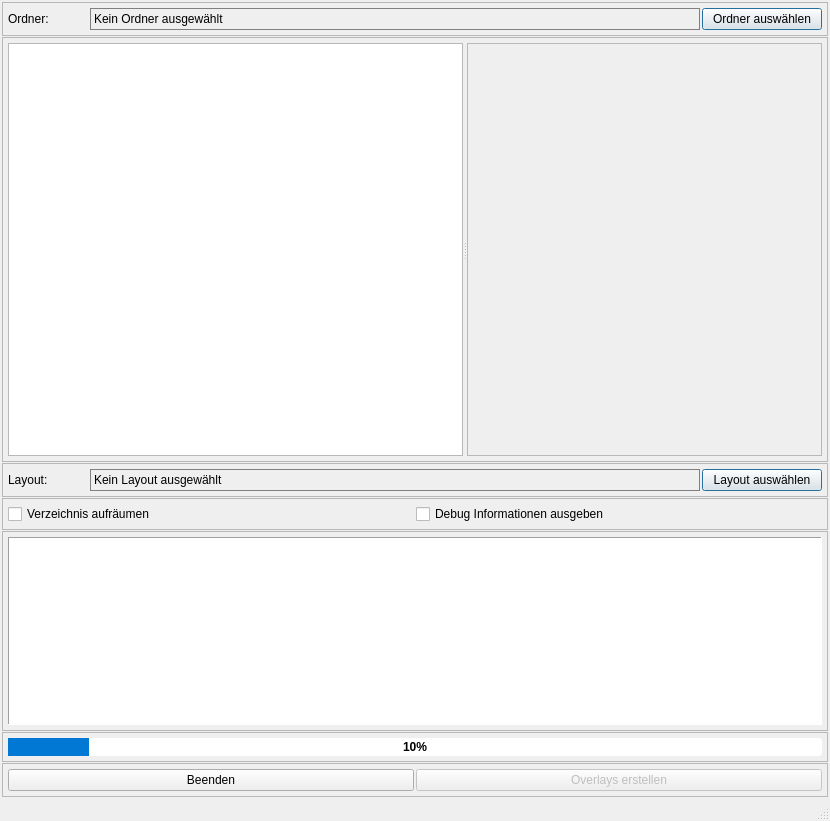
<?xml version="1.0" encoding="UTF-8"?>
<ui version="4.0">
 <class>MainWindow</class>
 <widget class="QMainWindow" name="MainWindow">
  <property name="geometry">
   <rect>
    <x>0</x>
    <y>0</y>
    <width>830</width>
    <height>821</height>
   </rect>
  </property>
  <property name="windowTitle">
   <string>GoPro - Overlay</string>
  </property>
  <widget class="QWidget" name="centralwidget">
   <layout class="QVBoxLayout" name="verticalLayout">
    <property name="spacing">
     <number>1</number>
    </property>
    <property name="leftMargin">
     <number>1</number>
    </property>
    <property name="topMargin">
     <number>1</number>
    </property>
    <property name="rightMargin">
     <number>1</number>
    </property>
    <property name="bottomMargin">
     <number>1</number>
    </property>
    <item>
     <widget class="QFrame" name="frame">
      <property name="frameShape">
       <enum>QFrame::Shape::NoFrame</enum>
      </property>
      <property name="frameShadow">
       <enum>QFrame::Shadow::Plain</enum>
      </property>
      <property name="lineWidth">
       <number>1</number>
      </property>
      <property name="midLineWidth">
       <number>0</number>
      </property>
      <layout class="QVBoxLayout" name="verticalLayout_2">
       <property name="spacing">
        <number>1</number>
       </property>
       <property name="leftMargin">
        <number>1</number>
       </property>
       <property name="topMargin">
        <number>1</number>
       </property>
       <property name="rightMargin">
        <number>1</number>
       </property>
       <property name="bottomMargin">
        <number>1</number>
       </property>
       <item>
        <widget class="QFrame" name="folder_frame">
         <property name="sizePolicy">
          <sizepolicy hsizetype="Preferred" vsizetype="Fixed">
           <horstretch>0</horstretch>
           <verstretch>0</verstretch>
          </sizepolicy>
         </property>
         <property name="frameShape">
          <enum>QFrame::Shape::StyledPanel</enum>
         </property>
         <property name="frameShadow">
          <enum>QFrame::Shadow::Raised</enum>
         </property>
         <property name="lineWidth">
          <number>1</number>
         </property>
         <property name="midLineWidth">
          <number>0</number>
         </property>
         <layout class="QHBoxLayout" name="horizontalLayout_2">
          <property name="spacing">
           <number>2</number>
          </property>
          <property name="leftMargin">
           <number>5</number>
          </property>
          <property name="topMargin">
           <number>5</number>
          </property>
          <property name="rightMargin">
           <number>5</number>
          </property>
          <property name="bottomMargin">
           <number>5</number>
          </property>
          <item>
           <widget class="QLabel" name="label_1">
            <property name="sizePolicy">
             <sizepolicy hsizetype="Fixed" vsizetype="Preferred">
              <horstretch>0</horstretch>
              <verstretch>0</verstretch>
             </sizepolicy>
            </property>
            <property name="minimumSize">
             <size>
              <width>80</width>
              <height>0</height>
             </size>
            </property>
            <property name="maximumSize">
             <size>
              <width>80</width>
              <height>16777215</height>
             </size>
            </property>
            <property name="text">
             <string>Ordner:</string>
            </property>
            <property name="fixedWidth" stdset="0">
             <number>100</number>
            </property>
           </widget>
          </item>
          <item>
           <widget class="QLabel" name="folder_label">
            <property name="styleSheet">
             <string>border: 1px solid grey;</string>
            </property>
            <property name="text">
             <string>Kein Ordner ausgewählt</string>
            </property>
           </widget>
          </item>
          <item>
           <widget class="QPushButton" name="folderselect_button">
            <property name="sizePolicy">
             <sizepolicy hsizetype="Fixed" vsizetype="Fixed">
              <horstretch>0</horstretch>
              <verstretch>0</verstretch>
             </sizepolicy>
            </property>
            <property name="minimumSize">
             <size>
              <width>120</width>
              <height>0</height>
             </size>
            </property>
            <property name="maximumSize">
             <size>
              <width>20</width>
              <height>16777215</height>
             </size>
            </property>
            <property name="text">
             <string>Ordner auswählen</string>
            </property>
            <property name="autoDefault">
             <bool>false</bool>
            </property>
            <property name="default">
             <bool>true</bool>
            </property>
            <property name="flat">
             <bool>false</bool>
            </property>
            <property name="fixedWidth" stdset="0">
             <number>91</number>
            </property>
           </widget>
          </item>
         </layout>
        </widget>
       </item>
       <item>
        <widget class="QFrame" name="list_image_frame">
         <property name="sizePolicy">
          <sizepolicy hsizetype="Preferred" vsizetype="Expanding">
           <horstretch>0</horstretch>
           <verstretch>0</verstretch>
          </sizepolicy>
         </property>
         <property name="frameShape">
          <enum>QFrame::Shape::StyledPanel</enum>
         </property>
         <property name="frameShadow">
          <enum>QFrame::Shadow::Raised</enum>
         </property>
         <property name="lineWidth">
          <number>1</number>
         </property>
         <property name="midLineWidth">
          <number>0</number>
         </property>
         <layout class="QHBoxLayout" name="horizontalLayout_3">
          <property name="spacing">
           <number>2</number>
          </property>
          <property name="leftMargin">
           <number>5</number>
          </property>
          <property name="topMargin">
           <number>5</number>
          </property>
          <property name="rightMargin">
           <number>5</number>
          </property>
          <property name="bottomMargin">
           <number>5</number>
          </property>
          <item>
           <widget class="QSplitter" name="list_image_splitter">
            <property name="sizePolicy">
             <sizepolicy hsizetype="Preferred" vsizetype="Preferred">
              <horstretch>0</horstretch>
              <verstretch>0</verstretch>
             </sizepolicy>
            </property>
            <property name="minimumSize">
             <size>
              <width>100</width>
              <height>0</height>
             </size>
            </property>
            <property name="orientation">
             <enum>Qt::Orientation::Horizontal</enum>
            </property>
            <property name="childrenCollapsible">
             <bool>false</bool>
            </property>
            <widget class="QListWidget" name="video_list">
             <property name="sizePolicy">
              <sizepolicy hsizetype="Preferred" vsizetype="Preferred">
               <horstretch>0</horstretch>
               <verstretch>0</verstretch>
              </sizepolicy>
             </property>
             <property name="minimumSize">
              <size>
               <width>0</width>
               <height>100</height>
              </size>
             </property>
            </widget>
            <widget class="QLabel" name="image_label">
             <property name="sizePolicy">
              <sizepolicy hsizetype="Minimum" vsizetype="Preferred">
               <horstretch>0</horstretch>
               <verstretch>0</verstretch>
              </sizepolicy>
             </property>
             <property name="minimumSize">
              <size>
               <width>200</width>
               <height>100</height>
              </size>
             </property>
             <property name="styleSheet">
              <string notr="true"/>
             </property>
             <property name="frameShape">
              <enum>QFrame::Shape::StyledPanel</enum>
             </property>
             <property name="lineWidth">
              <number>1</number>
             </property>
             <property name="alignment">
              <set>Qt::AlignmentFlag::AlignHCenter|Qt::AlignmentFlag::AlignTop</set>
             </property>
            </widget>
           </widget>
          </item>
         </layout>
        </widget>
       </item>
       <item>
        <widget class="QFrame" name="layout_frame">
         <property name="sizePolicy">
          <sizepolicy hsizetype="Preferred" vsizetype="Fixed">
           <horstretch>0</horstretch>
           <verstretch>0</verstretch>
          </sizepolicy>
         </property>
         <property name="frameShape">
          <enum>QFrame::Shape::StyledPanel</enum>
         </property>
         <property name="frameShadow">
          <enum>QFrame::Shadow::Raised</enum>
         </property>
         <property name="lineWidth">
          <number>1</number>
         </property>
         <property name="midLineWidth">
          <number>0</number>
         </property>
         <layout class="QHBoxLayout" name="layout_file_layout">
          <property name="spacing">
           <number>2</number>
          </property>
          <property name="leftMargin">
           <number>5</number>
          </property>
          <property name="topMargin">
           <number>5</number>
          </property>
          <property name="rightMargin">
           <number>5</number>
          </property>
          <property name="bottomMargin">
           <number>5</number>
          </property>
          <item>
           <widget class="QLabel" name="label_2">
            <property name="sizePolicy">
             <sizepolicy hsizetype="Fixed" vsizetype="Preferred">
              <horstretch>0</horstretch>
              <verstretch>0</verstretch>
             </sizepolicy>
            </property>
            <property name="minimumSize">
             <size>
              <width>80</width>
              <height>0</height>
             </size>
            </property>
            <property name="maximumSize">
             <size>
              <width>80</width>
              <height>16777215</height>
             </size>
            </property>
            <property name="text">
             <string>Layout:</string>
            </property>
            <property name="fixedWidth" stdset="0">
             <number>100</number>
            </property>
           </widget>
          </item>
          <item>
           <widget class="QLabel" name="layout_label">
            <property name="sizePolicy">
             <sizepolicy hsizetype="Preferred" vsizetype="Preferred">
              <horstretch>0</horstretch>
              <verstretch>0</verstretch>
             </sizepolicy>
            </property>
            <property name="styleSheet">
             <string>border: 1px solid grey;</string>
            </property>
            <property name="text">
             <string>Kein Layout ausgewählt</string>
            </property>
           </widget>
          </item>
          <item>
           <widget class="QPushButton" name="layoutselect_button">
            <property name="sizePolicy">
             <sizepolicy hsizetype="Fixed" vsizetype="Fixed">
              <horstretch>0</horstretch>
              <verstretch>0</verstretch>
             </sizepolicy>
            </property>
            <property name="minimumSize">
             <size>
              <width>120</width>
              <height>0</height>
             </size>
            </property>
            <property name="maximumSize">
             <size>
              <width>120</width>
              <height>16777215</height>
             </size>
            </property>
            <property name="text">
             <string>Layout auswählen</string>
            </property>
            <property name="default">
             <bool>true</bool>
            </property>
            <property name="fixedWidth" stdset="0">
             <number>120</number>
            </property>
           </widget>
          </item>
         </layout>
        </widget>
       </item>
       <item>
        <widget class="QFrame" name="checkboxes_frame">
         <property name="sizePolicy">
          <sizepolicy hsizetype="Preferred" vsizetype="Fixed">
           <horstretch>0</horstretch>
           <verstretch>0</verstretch>
          </sizepolicy>
         </property>
         <property name="frameShape">
          <enum>QFrame::Shape::StyledPanel</enum>
         </property>
         <property name="frameShadow">
          <enum>QFrame::Shadow::Raised</enum>
         </property>
         <property name="lineWidth">
          <number>1</number>
         </property>
         <property name="midLineWidth">
          <number>0</number>
         </property>
         <layout class="QHBoxLayout" name="checkboxes_layout">
          <property name="spacing">
           <number>2</number>
          </property>
          <property name="leftMargin">
           <number>5</number>
          </property>
          <property name="topMargin">
           <number>5</number>
          </property>
          <property name="rightMargin">
           <number>5</number>
          </property>
          <property name="bottomMargin">
           <number>5</number>
          </property>
          <item>
           <widget class="QCheckBox" name="checkbox_clean">
            <property name="text">
             <string>Verzeichnis aufräumen</string>
            </property>
           </widget>
          </item>
          <item>
           <widget class="QCheckBox" name="checkbox_verbose">
            <property name="text">
             <string>Debug Informationen ausgeben</string>
            </property>
           </widget>
          </item>
         </layout>
        </widget>
       </item>
       <item>
        <widget class="QFrame" name="output_frame">
         <property name="maximumSize">
          <size>
           <width>16777215</width>
           <height>200</height>
          </size>
         </property>
         <property name="frameShape">
          <enum>QFrame::Shape::StyledPanel</enum>
         </property>
         <property name="frameShadow">
          <enum>QFrame::Shadow::Raised</enum>
         </property>
         <property name="lineWidth">
          <number>1</number>
         </property>
         <property name="midLineWidth">
          <number>0</number>
         </property>
         <layout class="QVBoxLayout" name="verticalLayout_4">
          <property name="spacing">
           <number>2</number>
          </property>
          <property name="leftMargin">
           <number>5</number>
          </property>
          <property name="topMargin">
           <number>5</number>
          </property>
          <property name="rightMargin">
           <number>5</number>
          </property>
          <property name="bottomMargin">
           <number>5</number>
          </property>
          <item>
           <widget class="QTextEdit" name="output_text">
            <property name="enabled">
             <bool>true</bool>
            </property>
            <property name="sizePolicy">
             <sizepolicy hsizetype="Preferred" vsizetype="Expanding">
              <horstretch>0</horstretch>
              <verstretch>0</verstretch>
             </sizepolicy>
            </property>
            <property name="font">
             <font>
              <family>Consolas</family>
              <pointsize>8</pointsize>
             </font>
            </property>
            <property name="frameShape">
             <enum>QFrame::Shape::Panel</enum>
            </property>
            <property name="frameShadow">
             <enum>QFrame::Shadow::Sunken</enum>
            </property>
            <property name="lineWidth">
             <number>1</number>
            </property>
            <property name="undoRedoEnabled">
             <bool>false</bool>
            </property>
           </widget>
          </item>
         </layout>
        </widget>
       </item>
       <item>
        <widget class="QFrame" name="progressbar_frame">
         <property name="sizePolicy">
          <sizepolicy hsizetype="Preferred" vsizetype="Fixed">
           <horstretch>0</horstretch>
           <verstretch>0</verstretch>
          </sizepolicy>
         </property>
         <property name="minimumSize">
          <size>
           <width>0</width>
           <height>0</height>
          </size>
         </property>
         <property name="maximumSize">
          <size>
           <width>16777215</width>
           <height>30</height>
          </size>
         </property>
         <property name="font">
          <font>
           <pointsize>9</pointsize>
          </font>
         </property>
         <property name="frameShape">
          <enum>QFrame::Shape::StyledPanel</enum>
         </property>
         <property name="frameShadow">
          <enum>QFrame::Shadow::Raised</enum>
         </property>
         <property name="lineWidth">
          <number>1</number>
         </property>
         <property name="midLineWidth">
          <number>0</number>
         </property>
         <layout class="QVBoxLayout" name="verticalLayout_3" stretch="0">
          <property name="spacing">
           <number>2</number>
          </property>
          <property name="sizeConstraint">
           <enum>QLayout::SizeConstraint::SetDefaultConstraint</enum>
          </property>
          <property name="leftMargin">
           <number>5</number>
          </property>
          <property name="topMargin">
           <number>5</number>
          </property>
          <property name="rightMargin">
           <number>5</number>
          </property>
          <property name="bottomMargin">
           <number>5</number>
          </property>
          <item>
           <widget class="QProgressBar" name="overlay_progressbar">
            <property name="sizePolicy">
             <sizepolicy hsizetype="Preferred" vsizetype="Preferred">
              <horstretch>0</horstretch>
              <verstretch>0</verstretch>
             </sizepolicy>
            </property>
            <property name="font">
             <font>
              <pointsize>9</pointsize>
              <bold>true</bold>
              <kerning>false</kerning>
             </font>
            </property>
            <property name="autoFillBackground">
             <bool>false</bool>
            </property>
            <property name="styleSheet">
             <string notr="true">            QProgressBar {
                border-radius: 3px;
                text-align: center;
            }
            QProgressBar::chunk {
                background-color: #0078D4;
            }</string>
            </property>
            <property name="minimum">
             <number>0</number>
            </property>
            <property name="maximum">
             <number>100</number>
            </property>
            <property name="value">
             <number>10</number>
            </property>
            <property name="alignment">
             <set>Qt::AlignmentFlag::AlignCenter</set>
            </property>
            <property name="textVisible">
             <bool>true</bool>
            </property>
            <property name="orientation">
             <enum>Qt::Orientation::Horizontal</enum>
            </property>
            <property name="invertedAppearance">
             <bool>false</bool>
            </property>
            <property name="textDirection">
             <enum>QProgressBar::Direction::TopToBottom</enum>
            </property>
            <property name="format">
             <string>%p%</string>
            </property>
           </widget>
          </item>
         </layout>
        </widget>
       </item>
       <item>
        <widget class="QFrame" name="buttons_frame">
         <property name="sizePolicy">
          <sizepolicy hsizetype="Preferred" vsizetype="Fixed">
           <horstretch>0</horstretch>
           <verstretch>0</verstretch>
          </sizepolicy>
         </property>
         <property name="frameShape">
          <enum>QFrame::Shape::StyledPanel</enum>
         </property>
         <property name="frameShadow">
          <enum>QFrame::Shadow::Raised</enum>
         </property>
         <property name="lineWidth">
          <number>1</number>
         </property>
         <property name="midLineWidth">
          <number>0</number>
         </property>
         <layout class="QHBoxLayout" name="horizontalLayout">
          <property name="spacing">
           <number>2</number>
          </property>
          <property name="leftMargin">
           <number>5</number>
          </property>
          <property name="topMargin">
           <number>5</number>
          </property>
          <property name="rightMargin">
           <number>5</number>
          </property>
          <property name="bottomMargin">
           <number>5</number>
          </property>
          <item>
           <widget class="QPushButton" name="quit_button">
            <property name="text">
             <string>Beenden</string>
            </property>
            <property name="autoDefault">
             <bool>false</bool>
            </property>
            <property name="default">
             <bool>false</bool>
            </property>
           </widget>
          </item>
          <item>
           <widget class="QPushButton" name="execute_button">
            <property name="enabled">
             <bool>false</bool>
            </property>
            <property name="font">
             <font>
              <italic>false</italic>
              <underline>false</underline>
              <strikeout>false</strikeout>
              <kerning>false</kerning>
              <fontweight>ExtraBold</fontweight>
             </font>
            </property>
            <property name="toolTip">
             <string>Für die ausgewählten Videos werden Overlay-Videos erstellt</string>
            </property>
            <property name="text">
             <string>Overlays erstellen</string>
            </property>
            <property name="default">
             <bool>true</bool>
            </property>
           </widget>
          </item>
         </layout>
        </widget>
       </item>
      </layout>
     </widget>
    </item>
   </layout>
  </widget>
  <widget class="QStatusBar" name="statusbar"/>
  <widget class="QMenuBar" name="menuBar">
   <property name="geometry">
    <rect>
     <x>0</x>
     <y>0</y>
     <width>830</width>
     <height>33</height>
    </rect>
   </property>
  </widget>
 </widget>
 <resources/>
 <connections/>
</ui>
